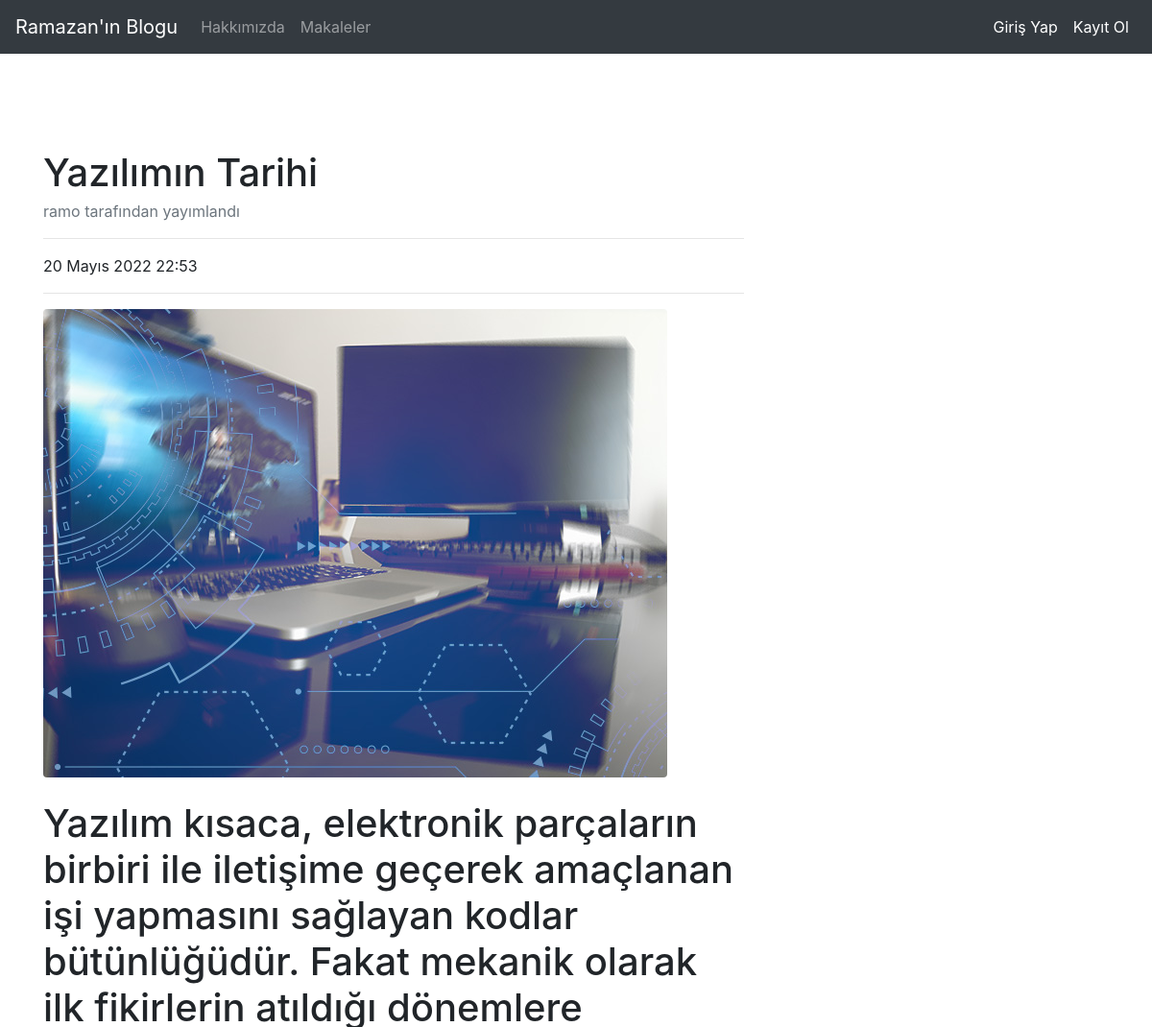
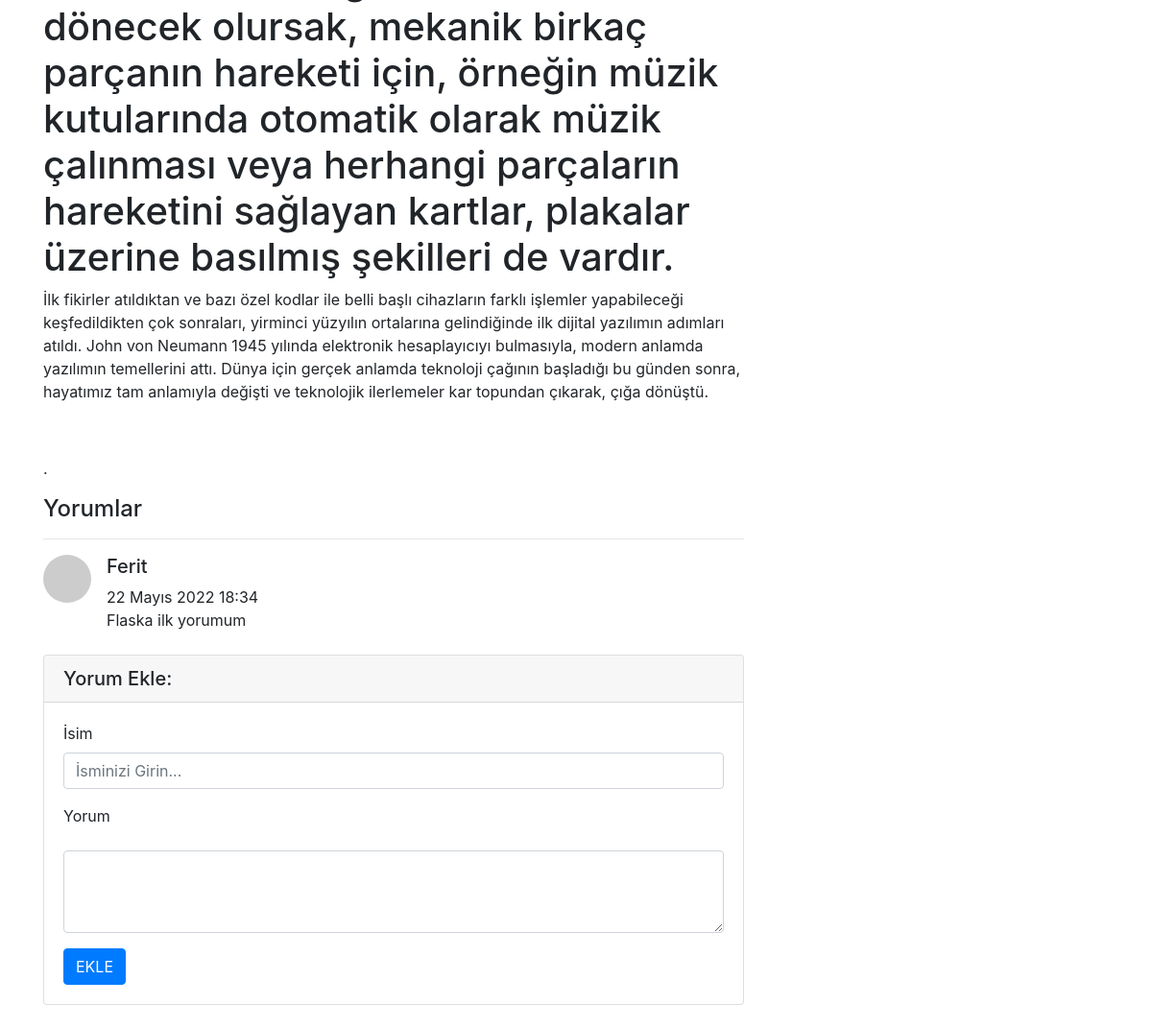
Page /articles/article/11 on the committed database (2 pictures, top to bottom).
### article/models.py (models this page shows, shortened)
class Article(models.Model):
    author = models.ForeignKey("auth.User",on_delete = models.CASCADE,verbose_name="Yazar")
    title = models.CharField(max_length=50,verbose_name="Başlık")
    content = RichTextField()
    created_date = models.DateTimeField(auto_now_add=True,verbose_name="Oluşturulma Tarihi")
    article_image = models.FileField(blank = True,null=True,verbose_name="Makaleye Fotoğraf Ekleyin")
    class Meta:
        ordering = ['-created_date']

class Comment(models.Model):
    article = models.ForeignKey(Article,on_delete = models.CASCADE,verbose_name="Makale",related_name="comments")
    comment_author = models.CharField(max_length=50,verbose_name="İsim")
    comment_content = models.CharField(max_length= 200,verbose_name="Yorum")
    comment_date = models.DateTimeField(auto_now_add=True)
    class Meta:
        ordering = ['-comment_date']

### article/views.py (the view)
# urls.py: path('article/<int:id>',views.detail,name="detail"),
def detail(request,id):
    article = get_object_or_404(Article,id=id)
    comments = article.comments.all()
    return render(request,"detail.html",{"article":article,"comments":comments})

### templates/detail.html (shortened to what this page needs)
{% extends "layout.html" %}
{% block body %}
<div class="row">
    <div class="col-lg-8">
        <article>
            <header class="mb-4">
                <h1 class="fw-bolder mb-1">{{ article.title }}</h1>
                <div class="text-muted fst-italic mb-2"> {{ article.author.username }} tarafından yayımlandı</div>
                <hr>
                <p>{{ article.created_date }}</p>
                <hr>
               {% if article.article_image %}
               <img class="img-fluid rounded" src="{{article.article_image.url}}" alt="" /> {% endif %}
            </header>
           <p class="lead">
               {{ article.content|safe }}
           </p>
        </article>
        <h4> Yorumlar</h4>
        <hr>
        {% if comments %} {% for comment in comments %}
            <div class="media mb-4">
                <img class="d-flex mr-3 rounded-circle" src="https://dummyimage.com/50x50/ced4da/6c757d.jpg" alt="..." />
                <div class="media-body">
                    <h5 class="mt-0">{{ comment.comment_author }}</h5>
                    {{ comment.comment_date }} <br> {{ comment.comment_content}}
                </div>
            </div>
            {% endfor %} {% else %}
            <div class="alert alert-danger">
                Bu makaleye yorum yazılmamış. İlk yorum yapan siz olun.
            </div>
            {% endif %}
        <div class="card my-4">
            <h5 class="card-header">Yorum Ekle:</h5>
            <div class="card-body">
                <form method="POST" action="{% url 'article:comment' article.id %}">
                    <div class="form-group">
                        <label for="formGroupExampleInput">İsim</label>
                        <input name="comment_author" type="text" class="form-control" id="formGroupExampleInput" placeholder="İsminizi Girin...">
                    </div>
                    <div class="form-group">
                        <label for="formGroupExampleInput">Yorum</label>
                    </div>
                    <div class="form-group">
                        <textarea name="comment_content" class="form-control" rows="3"></textarea>
                    </div>
                    <button type="submit" class="btn btn-primary">EKLE</button>
                </form>
            </div>
        </div>
    </div>
</div>
{% endblock body %}

### rows in the picture
Article: title "Yazılımın Tarihi", author.username "ramo", created_date "20 Mayıs 2022 22:53", article_image (picture), content "Yazılım kısaca, elektronik parçaların birbiri ile iletişime geçerek amaçlanan işi yapmasını sağlayan kodlar bütünlüğüdür. Fakat mekanik olarak ilk fikirlerin atıldığı dönemlere dönecek olursak, mekanik birkaç parçanın hareketi için, örneğin müzik kutularında otomatik olarak müzik çalınması veya herhangi parçaların hareketini sağlayan kartlar, plakalar üzerine basılmış şekilleri de vardır. İlk fikirler atıldıktan ve bazı özel kodlar ile belli başlı cihazların farklı işlemler yapabileceği keşfedildikten çok sonraları, yirminci yüzyılın ortalarına gelindiğinde ilk dijital yazılımın adımları atıldı. John von Neumann 1945 yılında elektronik hesaplayıcıyı bulmasıyla, modern anlamda yazılımın…"
Comment: comment_author "Ferit", comment_date "22 Mayıs 2022 18:34", comment_content "Flaska ilk yorumum"
